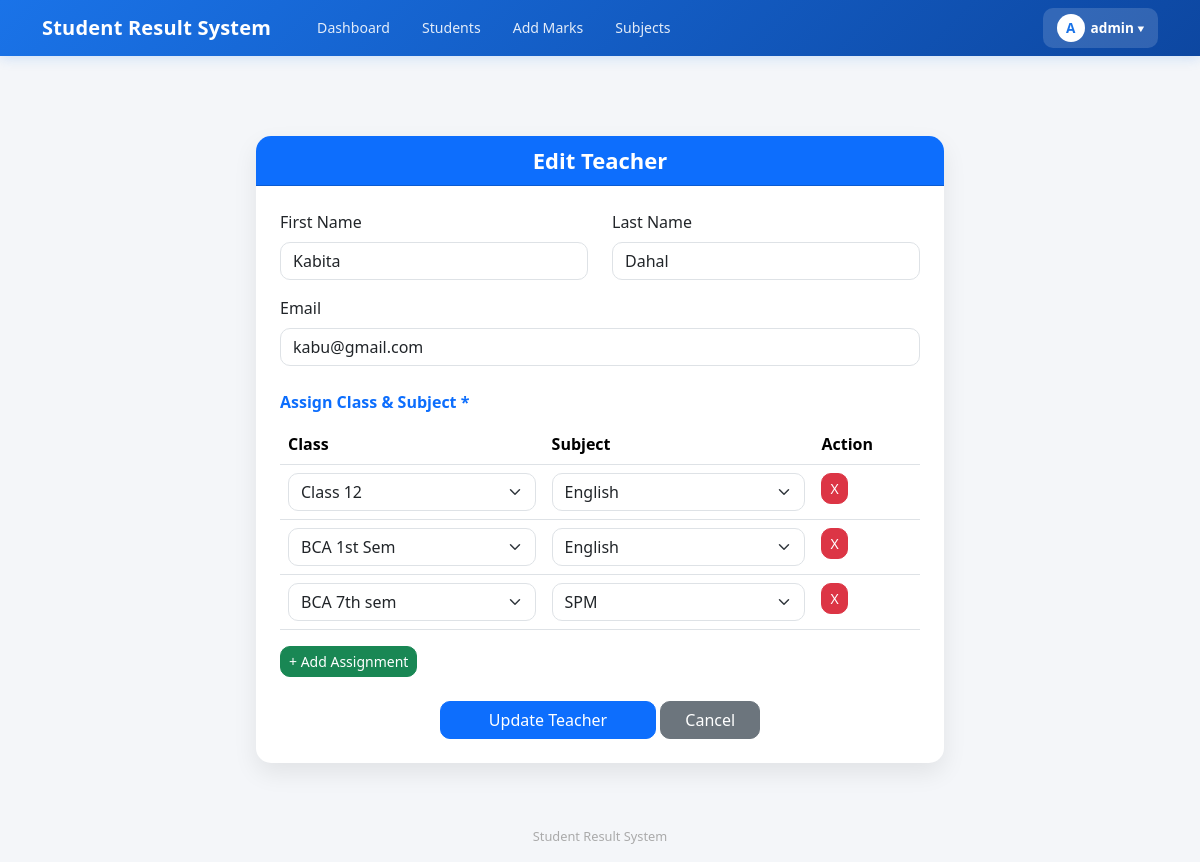
Screenshot of /teacher/edit/6/ (signed in) with the database file from the repository.
### result/models.py (models this page shows, shortened)
class CustomUser(AbstractUser):
    ROLE_CHOICES = (
        ('admin', 'Admin'),
        ('teacher', 'Teacher'),
        ('student', 'Student'),
    )
    role = models.CharField(max_length=10, choices=ROLE_CHOICES, default='student')
    phone = models.CharField(max_length=15, null=True, blank=True)

class TeacherAssignment(models.Model):
    teacher = models.ForeignKey(Teacher, on_delete=models.CASCADE, related_name='assignments')
    class_assigned = models.ForeignKey(Class, on_delete=models.CASCADE)
    subject_name = models.ForeignKey(Subject, on_delete=models.CASCADE)
    class Meta:
        unique_together = ('teacher', 'class_assigned', 'subject_name')

class Class(models.Model):
    name = models.CharField(max_length=20)
    section = models.CharField(max_length=10, blank=True)
    class Meta:
        verbose_name_plural = "Classes"
        ordering = ['name', 'section']

class Subject(models.Model):
    class_name = models.ForeignKey(
        Class, on_delete=models.CASCADE, related_name='subjects'
    )
    name = models.CharField(max_length=100)
    subject_code = models.CharField(max_length=20,unique=True, blank=True)
    full_marks = models.PositiveIntegerField(default=100)
    theory_marks = models.PositiveIntegerField(default=60)
    practical_marks = models.PositiveIntegerField(default=40)
    pass_marks = models.PositiveIntegerField(default=40)
    theory_pass_marks = models.PositiveIntegerField(default=24)
    practical_pass_marks = models.PositiveIntegerField(default=15)
    class Meta:
        ordering = ['name']

### result/views.py (the view, shortened to what this page needs)
# urls.py: path("teacher/edit/<int:pk>/", views.edit_teacher, name="edit_teacher"),
@login_required(login_url='result:admin_login')
def edit_teacher(request, pk):
    if not request.user.is_staff:
        return redirect('result:dashboard')
    teacher = get_object_or_404(Teacher, pk=pk)
    user = teacher.user
    subjects = Subject.objects.all()
    classes = Class.objects.all()
    assignments = TeacherAssignment.objects.filter(teacher=teacher).select_related(
        'class_assigned', 'subject_name'
    )
    context = {
        'teacher': teacher,
        'user': teacher.user,
        'subjects': subjects,
        'classes': classes,
        'assignments': assignments,
    }
    return render(request, "result/edit_teacher.html", context)

### result/templates/result/edit_teacher.html (shortened to what this page needs)
{% extends 'result/base.html' %}
{% load static %}
{% block content %}
<link href="https://cdn.jsdelivr.net/npm/bootstrap@5.3.3/dist/css/bootstrap.min.css" rel="stylesheet">
<div class="container mt-5">
    <div class="row justify-content-center">
        <div class="col-lg-8">
            <div class="card">
                <div class="card-header">
                    Edit Teacher
                </div>
                <div class="card-body p-4">
                    <form method="POST">
                        <div class="row">
                            <div class="col-md-6 mb-3">
                                <label class="form-label">First Name</label>
                                <input type="text" name="first_name" class="form-control"
                                       value="{{ user.first_name }}" required>
                            </div>
                            <div class="col-md-6 mb-3">
                                <label class="form-label">Last Name</label>
                                <input type="text" name="last_name" class="form-control"
                                       value="{{ user.last_name }}" required>
                            </div>
                        </div>
                        <div class="mb-4">
                            <label class="form-label">Email</label>
                            <input type="email" name="email" class="form-control"
                                   value="{{ user.email }}">
                        </div>
                        <div class="mb-4">
                            <label class="section-title">Assign Class & Subject *</label>
                            <table class="table" id="assignmentTable">
                                <thead>
                                    <tr>
                                        <th>Class</th>
                                        <th>Subject</th>
                                        <th>Action</th>
                                    </tr>
                                </thead>
                                <tbody id="assignmentBody">
                                    {% for a in assignments %}
                                    <tr class="assignment-row">
                                        <td>
                                            <select name="assigned_class[]" class="form-select" required>
                                                {% for cls in classes %}
                                                <option value="{{ cls.id }}" {% if cls.id == a.class_assigned_id %}selected{% endif %}>
                                                    {{ cls.name }}
                                                </option>
                                                {% endfor %}
                                            </select>
                                        </td>
                                        <td>
                                            <select name="subject[]" class="form-select" required>
                                                {% for s in subjects %}
                                                <option value="{{ s.id }}" {% if s.id == a.subject_name_id %}selected{% endif %}>
                                                    {{ s.name }}
                                                </option>
                                                {% endfor %}
                                            </select>
                                        </td>
                                        <td>
                                            <button type="button" class="btn btn-danger btn-sm remove-row">X</button>
                                        </td>
                                    </tr>
                                    {% endfor %}
                                </tbody>
                            </table>
                            <button type="button" id="addRow" class="btn btn-success btn-sm">
                                + Add Assignment
                            </button>
                        </div>
                        <div class="text-center mt-4">
                            <button type="submit" class="btn btn-primary px-5">
                                Update Teacher
                            </button>
                            <a href="{% url 'result:teacher_list' %}" class="btn btn-secondary px-4">
                                Cancel
                            </a>
                        </div>
                    </form>
                </div>
            </div>
        </div>
    </div>
</div>
{% endblock %}

### result/templates/result/base.html (shortened to what this page needs)
<!DOCTYPE html>
<html lang="ne">
<head>
    <link href="https://cdn.jsdelivr.net/npm/bootstrap@5.3.0/dist/css/bootstrap.min.css" rel="stylesheet">
    <link href="https://cdn.jsdelivr.net/npm/bootstrap-icons@1.10.0/font/bootstrap-icons.css" rel="stylesheet">
</head>
<body>
    <nav class="navbar navbar-expand-lg">
        <div class="container">
         <a class="navbar-brand text-white" href="{% url 'result:dashboard' %}">
    Student Result System
</a>
            {% if user.is_authenticated %}
            <div class="collapse navbar-collapse" id="navMenu">
                <div class="d-flex gap-1 ms-3 flex-wrap align-items-center">
                    <a href="{% url 'result:dashboard' %}" class="nav-link-btn">Dashboard</a>
                    <a href="{% url 'result:student_list' %}" class="nav-link-btn">Students</a>
                    <a href="{% url 'result:add_marks' %}" class="nav-link-btn">Add Marks</a>
                    <a href="{% url 'result:subject_list' %}" class="nav-link-btn">Subjects</a>
                </div>
                <div class="ms-auto mt-2 mt-lg-0 profile-dropdown">
                    <button class="profile-btn" onclick="toggleDropdown()">
                        <div class="profile-avatar">
                            {{ request.user.username|first|upper }}
                        </div>
                        {{ request.user.username }}
                        ▾
                    </button>
                </div>
            </div>
            {% endif %}
        </div>
    </nav>
    <div class="main-container">
        {% block content %}{% endblock %}
    </div>
    <div class="site-footer">
        Student Result System
    </div>
</body>
</html>

### result/templates/result/base.html (style rules this page uses)
body { background: #f0f4ff; min-height: 100vh; }
.navbar-brand { font-size: 1.15rem; font-weight: 700; letter-spacing: 0.01em; }
.navbar { background: linear-gradient(135deg, #1a73e8, #0d47a1) !important; box-shadow: 0 2px 12px rgba(26, 115, 232, 0.18); padding: 0.75rem 0; }
.nav-link-btn { color: rgba(255, 255, 255, 0.88); font-size: 0.88rem; font-weight: 500; padding: 6px 14px; border-radius: 8px; text-decoration: none; transition: background 0.15s; }
.profile-dropdown { position: relative; }
.profile-btn { background: rgba(255, 255, 255, 0.15); color: white; border: none; border-radius: 10px; padding: 6px 14px; font-size: 0.85rem; font-weight: 600; cursor: pointer; display: flex; align-items: center; gap: 6px; transition: background 0.15s; }
.profile-avatar { width: 28px; height: 28px; background: white; color: #1a73e8; border-radius: 50%; display: flex; align-items: center; justify-content: center; font-weight: 800; font-size: 0.85rem; }
.main-container { max-width: 1100px; margin: 0 auto; padding: 2rem 1rem; }
.site-footer { text-align: center; color: #aaa; font-size: 0.8rem; padding: 2rem 0 1rem; }

### result/templates/result/edit_teacher.html (style rules this page uses)
body { background:#f4f6f9; }
.card { border:none; border-radius:15px; box-shadow:0 10px 25px rgba(0,0,0,.08); }
.card-header { background:#0d6efd; color:white; font-size:22px; font-weight:bold; text-align:center; border-radius:15px 15px 0 0!important; }
.form-control, .form-select { border-radius:10px; }
.section-title { font-weight:600; color:#0d6efd; margin-bottom:10px; }
.btn { border-radius:10px; }

### rows the page displays
CustomUser: user.username|first "A", user.username "admin"
CustomUser: first_name "Kabita", last_name "Dahal", email "kabu@gmail.com"
TeacherAssignment: class_assigned.name "Class 12", subject_name.name "English"
TeacherAssignment: class_assigned.name "BCA 1st Sem", subject_name.name "English"
TeacherAssignment: class_assigned.name "BCA 7th sem", subject_name.name "SPM"
